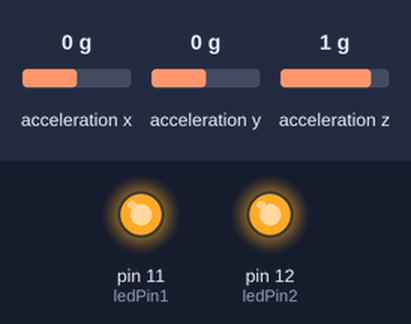
A sketch run on a simulated Arduino Uno, built with avr-gcc and run on an emulated ATmega328P. On the bench: output pins drawn as LEDs (lit = HIGH). Dashed ring = blinking. The inputs (shaded band) are chosen by the test bench; at power-on: acceleration z 1 g, acceleration x 0 g, acceleration y 0 g.

Above: at 1.2 s.
1.3 s: acceleration z set to 0.2 g
2.8 s: acceleration z set to -0.1 g
At 3.4 s:
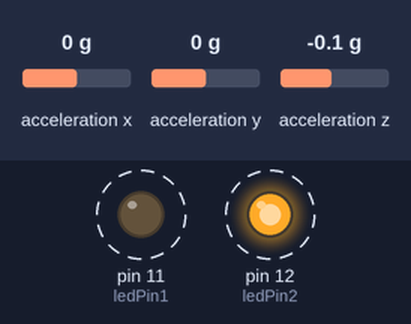
5.8 s: acceleration z set to 0.8 g
At 7.2 s:
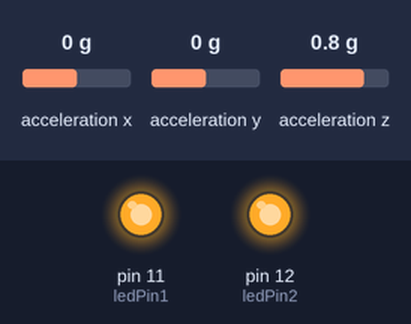
7.5 s: acceleration z set to -1.4 g
At 7.7 s:
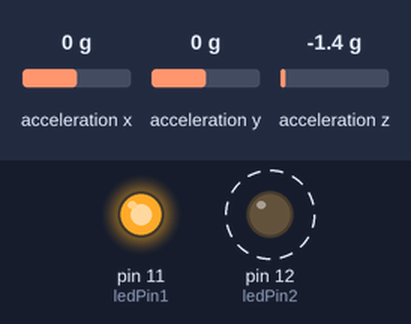
Timing chart, 0 to 11.5 s (numbered marks = the images above; inputs shaded):
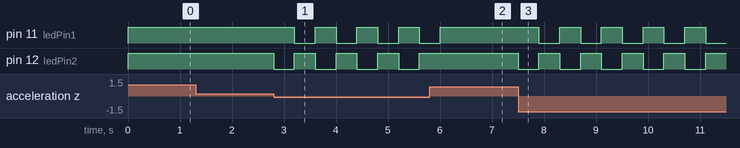

Measured:
- the behaviour switches between 0.1 and 0 g on acceleration z (found by bisection; images 0 and 1)
- after the input at 1.3 s, every drawn part: stays the same
- after the input at 2.8 s, pin 11 (ledPin1): alternates HIGH for 0.40 s and LOW for 0.40 s, starting after 0.40 s; pin 12 (ledPin2): alternates HIGH for 0.40 s and LOW for 0.40 s, starting at once
- after the input at 5.8 s, pin 11 (ledPin1): goes on until 6.0 s, then stays HIGH; pin 12 (ledPin2): stops changing and stays HIGH
- after the input at 7.5 s, pin 11 (ledPin1): alternates HIGH for 0.40 s and LOW for 0.40 s, starting after 0.40 s; pin 12 (ledPin2): alternates HIGH for 0.40 s and LOW for 0.40 s, starting at once

The sketch:

brake.ino
```cpp
// Импортируем необходимые библиотеки

#include <Wire.h>
#include <Adafruit_Sensor.h>
#include <Adafruit_ADXL345_U.h>

// Создаем объект для работы с ADXL345
Adafruit_ADXL345_Unified accel = Adafruit_ADXL345_Unified(12345);

const int ledPin1 = 11; // Пин, к которому подключен светодиод 1
const int ledPin2 = 12; // Пин, к которому подключен светодиод 2

// Параметры фильтра EMA
const float alpha = 0.2; // Коэффициент сглаживания (0 < alpha < 1)
float filteredZ = 0; // Сглаженное значение ускорения по оси Z

void setup() {
  Serial.begin(9600); // Инициализация серийного порта
  pinMode(ledPin1, OUTPUT); // Настройка пина светодиода1 как выход
  pinMode(ledPin2, OUTPUT); // Настройка пина светодиода2 как выход

  // Инициализация датчика ADXL345
  if (!accel.begin()) {
    Serial.println("Датчик ADXL345 не подключен!");
    while (1);
  }

  // Установка диапазона измерения до ±2G
  accel.setRange(ADXL345_RANGE_2_G);
}

void loop() {
  sensors_event_t event;
  accel.getEvent(&event);

  // Получаем ускорение по оси Z
  float z = event.acceleration.z;

  /* Применяем фильтр EMA к значению ускорения по оси Z
  для реверсирования датчика без изменения его физического
  положения значение переменная z указывается в скобках с минусом (-z)*/

  filteredZ = alpha * ((-z) / 9.81) + (1 - alpha) * filteredZ;

  /* Нормализуем значение ускорения к диапазону -0.4G до 0G, также если датчик необходимо
  реверсировать по оси Z без изменения его физического положения в пространстве, указываем переменную z
  в скобках с минусом (-z)*/

  float normalizedZ = constrain((-z) / 9.81, -0.1, 0);

  /* Вычисляем задержку на основе ускорения, чем больше замедление (отрицательное ускорение), тем быстрее мигание
  При максимальном замедлении в нашем случае это -0.38G, светодиод будет гореть постоянно*/

  int delayTime;
  if (normalizedZ <= -0.099) {
    delayTime = 0; // Светодиод горит постоянно при максимальном замедлении
  } else {
    // Преобразуем ускорение в задержку (от 50 мс до 400 мс)
    delayTime = map(normalizedZ * 100, -10, 0, 50, 400);
  }

  // Управление светодиодом
  if (delayTime == 0) {
    digitalWrite(ledPin1, HIGH); // Светодиод горит постоянно
    digitalWrite(ledPin2, HIGH); // Светодиод горит постоянно
  } else {
    // Мигаем светодиодом с заданной задержкой
    digitalWrite(ledPin1, HIGH);
    digitalWrite(ledPin2, LOW);
    delay(delayTime);
    digitalWrite(ledPin1, LOW);
    digitalWrite(ledPin2, HIGH);
    delay(delayTime);
  }
}
```
